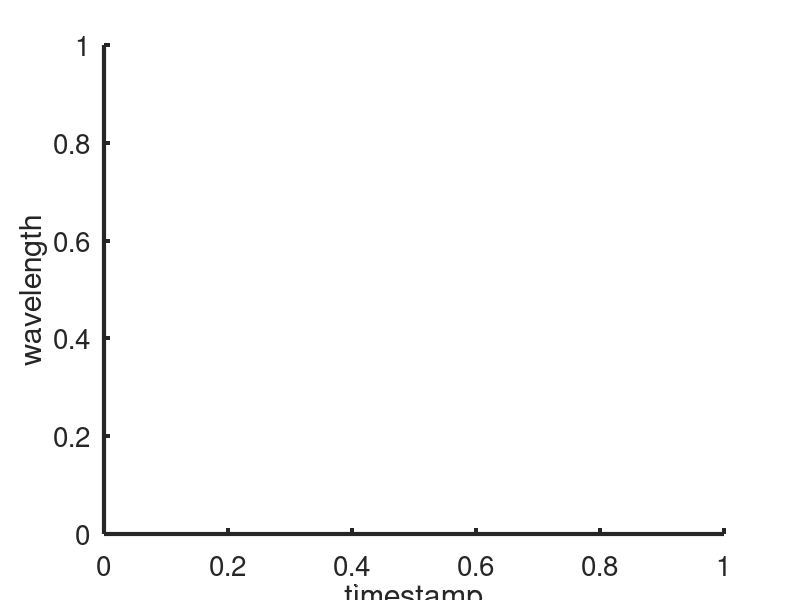

Recreate this plot in MATLAB. (Note: this script raises an error after producing the figure.)
% test the effect of Moving average filter
% created in 05/2/2023 by YangshengXu
close all;
num_point = 6000;

% namefile = 'validation.xls'; % data used to validate the calibration matrix
% num_trial = 1:1:5;
% curvature = [0,0.25,0.8,1.0,1.25,3.125]; % constant curvature curve
 
namefile = 'calibration.xls';
num_trial = 1:1:2;
curvature = [0.5 1.6 2 2.5 3.2];

ilustration = figure;
set(ilustration,'position',[10,10,2300,700]);
ax = subplot(1,3,[1 2 3]);
%ax2 = subplot(1,3,2);
%ax3 = subplot(1,3,3);
set(ax,'FontSize',20,'LineWidth',3)
hold(ax,"on")
xlabel(ax,'timestamp')
ylabel(ax,'wavelength')

AA1_ch1_plot = animatedline(ax,'Color','r','LineWidth',3);
AA2_ch1_plot = animatedline(ax,'Color','g','LineWidth',3);
AA3_ch1_plot = animatedline(ax,'Color','b','LineWidth',3);
AA4_ch1_plot = animatedline(ax,'Color','k','LineWidth',3);

% AA1_ch2_plot = animatedline(ax2,'Color','r','LineWidth',3);
% AA2_ch2_plot = animatedline(ax2,'Color','g','LineWidth',3);
% AA3_ch2_plot = animatedline(ax2,'Color','b','LineWidth',3);
% AA4_ch2_plot = animatedline(ax2,'Color','k','LineWidth',3);
% 
% AA1_ch3_plot = animatedline(ax3,'Color','r','LineWidth',3);
% AA2_ch3_plot = animatedline(ax3,'Color','g','LineWidth',3);
% AA3_ch3_plot = animatedline(ax3,'Color','b','LineWidth',3);
% AA4_ch3_plot = animatedline(ax3,'Color','k','LineWidth',3);

legend(ax,'AA1','AA2','AA3','AA4')
% legend(ax2,'AA1','AA2','AA3','AA4')
% legend(ax3,'AA1','AA2','AA3','AA4')
title(ax,'FBG reading')
% title(ax2,'FBG reading for ch2')
% title(ax3,'FBG reading for ch3')

% focus on CH1 AA1 1546 - 1547
%ylim(ax,[1546 1547])


% collect all the data
trial_0d = []; % only consider the data with 0deg
for i = 1:size(curvature,2) % for all curves
    curve = num2str(curvature(i));
    % temp compensation
    for tri = num_trial
        sheet_name = strcat('trial',num2str(tri),'_',curve,'mm');
        data = readmatrix(namefile,'Sheet',strcat(sheet_name,'_0deg'));
        trial_0d = [trial_0d ; data]; % dim: 1*numAA*numCH

    end
end

% get the dimension of data
[row,col] = size(trial_0d);
timestamp = 1;

while(timestamp <= row)
    cal_data = trial_0d(timestamp,:);
    if timestamp < num_point
        xlim(ax,[0 num_point-1])
    else
        xlim(ax,[timestamp - num_point + 1 timestamp])
    end
    

    % in form of ch1AA1 ch1AA2 ch1AA3 ...
    addpoints(AA1_ch1_plot,timestamp,cal_data(8))
    %addpoints(AA2_ch1_plot,timestamp,cal_data(2))
    %addpoints(AA3_ch1_plot,timestamp,cal_data(3))
    %addpoints(AA4_ch1_plot,timestamp,cal_data(4))

%     addpoints(AA1_ch2_plot,timestamp,cal_data(5))
%     addpoints(AA2_ch2_plot,timestamp,cal_data(6))
%     addpoints(AA3_ch2_plot,timestamp,cal_data(7))
%     addpoints(AA4_ch2_plot,timestamp,cal_data(8))
%     addpoints(AA1_ch3_plot,timestamp,cal_data(9))
%     addpoints(AA2_ch3_plot,timestamp,cal_data(10))
%     addpoints(AA3_ch3_plot,timestamp,cal_data(11))
%     addpoints(AA4_ch3_plot,timestamp,cal_data(12))

    timestamp = timestamp + 1;
    %pause(0.01)
end